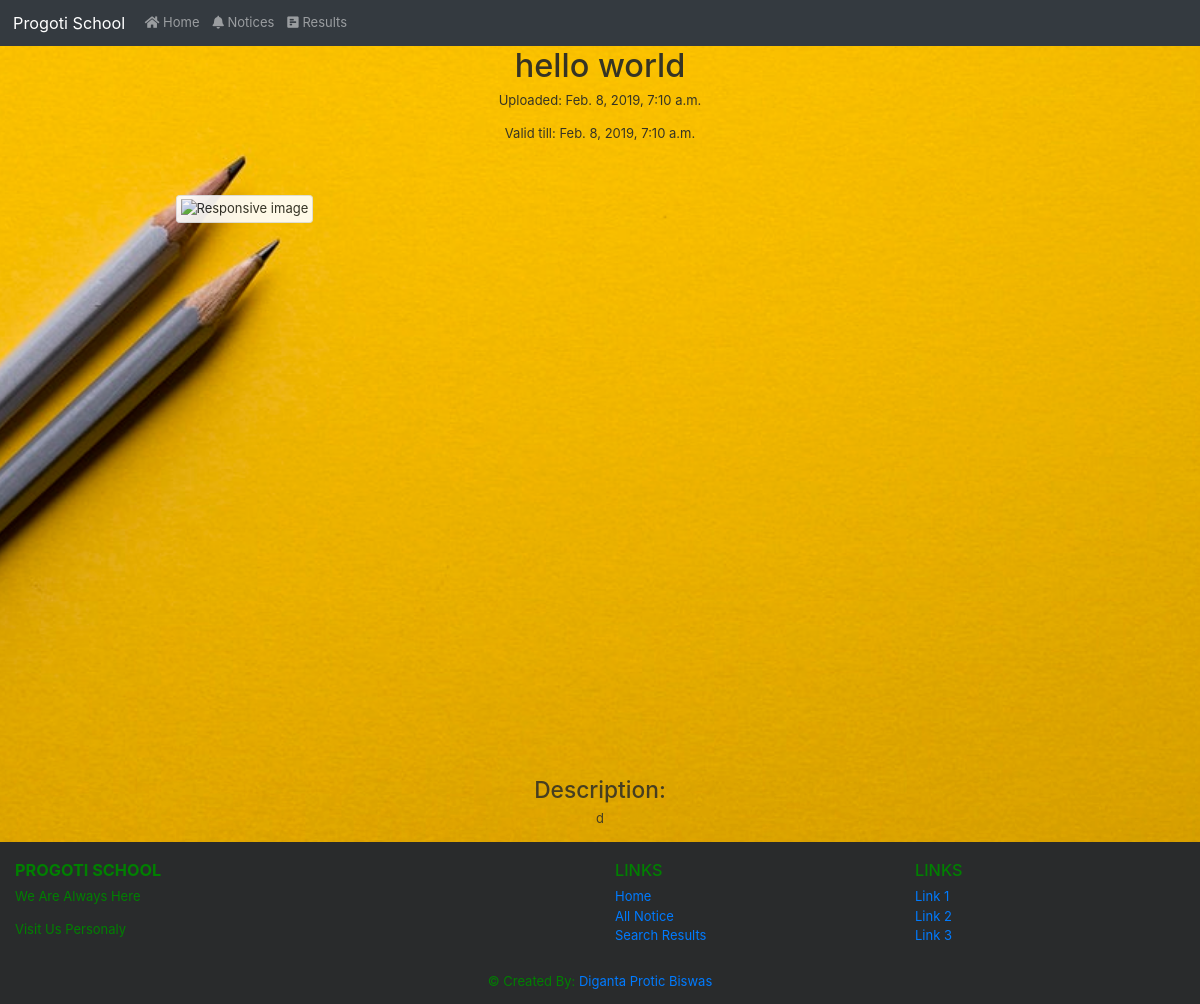
The app's page /noticeboard/hello-world-1 with its own data.
### noticeboard/models.py (models this page shows, shortened)
class Notice(models.Model):
	title = models.CharField(max_length=30)
	description = models.TextField(blank=True,null = True)
	attachment  = models.FileField(blank=True,null = True, upload_to='notification_files/')
	picture = models.ImageField(upload_to='images/',null = True, blank=True)
	upload_date = models.DateTimeField(auto_now_add=True)
	valid_till = models.DateTimeField()
	slug = models.SlugField(max_length=40,unique=True,blank=True)

### noticeboard/views.py (the view)
# urls.py: path('noticeboard/<str:slug>',views.notice_detail, name='notice_detail_url'),
def notice_detail(request, slug):
	notice = get_object_or_404(Notice, slug=slug)
	return render(request,'noticeboard/notice_detail.html',{'notice':notice})

### noticeboard/templates/noticeboard/notice_detail.html (shortened to what this page needs)
{%extends 'noticeboard/base.html'%}
{%load static%}
{%block content%}
<div class="detail_notification">
	<div class="title_notification">
		<div class="row">
			<div class="col text-center">
				<h1>{{notice.title}}</h1>
				<p>Uploaded: {{notice.upload_date}}</p>
				<p>Valid till: {{notice.valid_till}}</p>
			</div>
		</div>
	</div>
	{%if notice.picture%}
	<div class="image_notification">
		<div class="row ">
			<div class="col-9 mx-auto">
				<img src="{{notice.picture.url}}" class="img-thumbnail mt-5" alt="Responsive image" style="height:80%; width: 100%">
			</div>
		</div>
	</div>
	{%else%}
			<div class="col-9 mx-auto">
				<img src="{% static 'noticeboard/404-not-found.png' %}" class="img-thumbnail mt-5" alt="Responsive image" style="height:80%; width: 100%">
			</div>
			</div>
		</div>
	</div>
	{%endif%}
	<div class="notice_detail">
		<div class="row">
			<div class="col-10 offset-1 text-center">
				<h3>Description:</h3>
				<p>{{notice.description|linebreaksbr}}</p>
	{%if notice.attachment%}
				<a href="{%url 'download_url' path=notice.attachment%}">Download</a>
			</div>
		</div>
	</div>
	{%else%}
			</div>
		</div>
	</div>
	{%endif%}
{%endblock%}

### noticeboard/static/noticeboard/base.css (style rules this page uses)
html { min-height: 100%; font-size: 13px; font-family: serif; }
body { min-height: 100vh; background-image:url("background4.jpeg"); background-size:cover; background-position: center; background-repeat: no-repeat; background-attachment: fixed; }
.notice_detail { background-image:url("background4.jpeg"); background-size:cover; background-position: center; background-repeat: no-repeat; background-attachment: fixed; opacity: 0.8; }
.noticeboard_list, .detail_notification,.result_list { opacity: .9; }

### records on screen
Notice: title "hello world", upload_date "Feb. 8, 2019, 7:10 a.m.", valid_till "Feb. 8, 2019, 7:10 a.m.", description "d"
